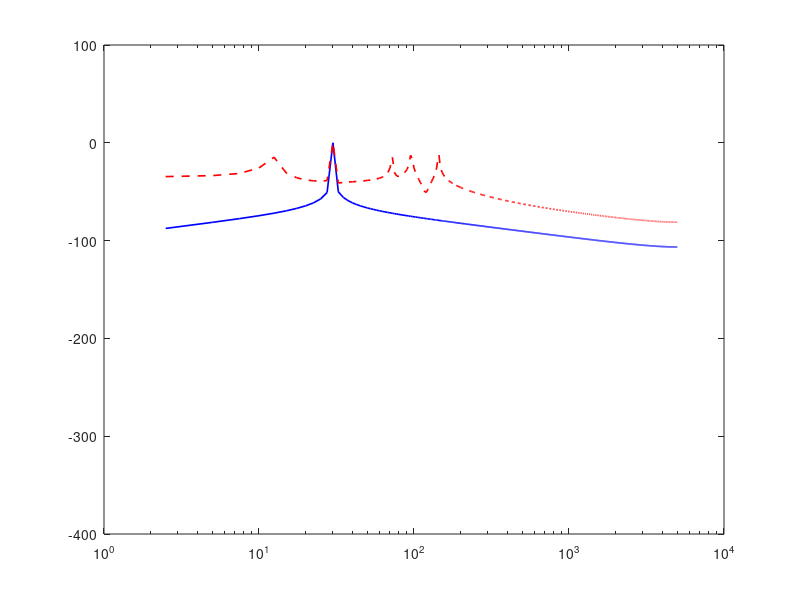

MATLAB code to generate this figure: (Note: this script raises an error after producing the figure.)
clc; clear; close all;

% Simulation Parameters
base_freq = 50;                % Base frequency (Hz)
T_cycle = 1 / base_freq;       % Duration of one cycle
N_cycles = 20;                 % Number of cycles
f_samp = 10000;                % Sampling frequency (Hz)

RPM = 1800;                    % Rotational speed
f_rot = RPM / 60;              % Rotational frequency

Nb = 8;                        % Number of balls
Bd = 8;                        % Ball diameter (mm)
Pd = 40;                       % Pitch diameter (mm)
phi = deg2rad(0);              % Contact angle in radians

% Time vector
t_arr = 0:(1/f_samp):(N_cycles*T_cycle);
N_arr = length(t_arr);

% Fault Frequencies
BPFI = 0.5 * Nb * f_rot * (1 + (Bd/Pd)*cos(phi));
BPFO = 0.5 * Nb * f_rot * (1 - (Bd/Pd)*cos(phi));
BSF  = (Pd / (2 * Bd)) * f_rot * (1 - ((Bd/Pd)^2)*(cos(phi)^2));
FTF  = 0.5 * f_rot * (1 - (Bd/Pd)*cos(phi));

fprintf("Fault Frequencies (Hz):\nBPFI: %.2f | BPFO: %.2f | BSF: %.2f | FTF: %.2f\n\n", BPFI, BPFO, BSF, FTF);


% Healthy Signal
healthy_signal = 1.0 * sin(2*pi*f_rot*t_arr);
% Faulty Signal = Healthy + Fault Frequencies
fault_signal = healthy_signal + ...
               0.3 * sin(2*pi*BPFO*t_arr) + ...
               0.3 * sin(2*pi*BPFI*t_arr) + ...
               0.2 * sin(2*pi*BSF*t_arr)  + ...
               0.2 * sin(2*pi*FTF*t_arr);

% FFT Calculation (for both)
% Healthy
Y_h = fft(healthy_signal);
A_h = abs(Y_h) / N_arr;
A_h_dB = 20*log10(2 * A_h(1:floor(N_arr/2)) + eps);

% Faulty
Y_f = fft(fault_signal);
A_f = abs(Y_f) / N_arr;
A_f_dB = 20*log10(2 * A_f(1:floor(N_arr/2)) + eps);

% Frequency axis
freq_arr = (0:floor(N_arr/2)-1) * (f_samp / N_arr);

% Plot FFT in dB (Healthy vs Faulty)
figure;
semilogx(freq_arr, A_h_dB, 'b', 'LineWidth', 1.2); hold on;
semilogx(freq_arr, A_f_dB , 'r--', 'LineWidth', 1.2);

% Mark fault frequencies
xline(BPFI, '--k', 'BPFI', 'LabelVerticalAlignment', 'bottom');
xline(BPFO, '--r', 'BPFO', 'LabelVerticalAlignment', 'bottom');
xline(BSF,  '--g', 'BSF',  'LabelVerticalAlignment', 'bottom');
xline(FTF,  '--m', 'FTF',  'LabelVerticalAlignment', 'bottom');

xlabel('Frequency (Hz)');
ylabel('Magnitude (dB)');
title('FFT Comparison: Healthy vs Faulty Signal');
legend('Healthy', 'Faulty', 'Location', 'northeast');
grid on;
xlim([freq_arr(2), f_samp/2]);  % Avoid log(0)
ylim([-100, 10]);